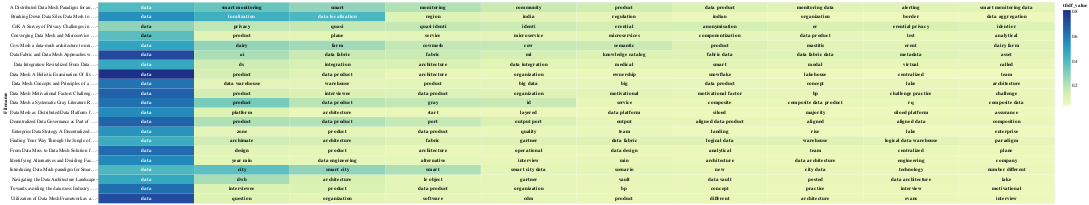

The code cell stored with this chart in its notebook:
### Code cell
# save(chart_tfidf, 'tfidf_heatmap.html')
chart_tfidf

### Figure 1 — Vega-Lite specification as saved in the notebook (floating-point values rounded to 4 significant figures; data arrays with more than 128 entries replaced by an {"elided": "..."} marker saying what was removed)
{"config": {"view": {"continuousWidth": 300, "continuousHeight": 300}}, "layer": [{"mark": {"type": "rect"}, "encoding": {"color": {"field": "tfidf_value", "type": "quantitative"}, "text": {"field": "topic_word", "type": "nominal"}, "x": {"axis": null, "field": "rank", "type": "ordinal"}, "y": {"field": "Filename", "type": "nominal"}}, "transform": [{"window": [{"op": "rank", "field": "", "as": "rank"}], "groupby": ["Filename"], "sort": [{"field": "tfidf_value", "order": "descending"}]}]}, {"mark": {"type": "text", "baseline": "middle", "fontWeight": "bold"}, "encoding": {"color": {"condition": {"test": "(datum.tfidf_value >= 0.4)", "value": "white"}, "value": "black"}, "text": {"field": "topic_word", "type": "nominal"}, "x": {"axis": null, "field": "rank", "type": "ordinal"}, "y": {"field": "Filename", "type": "nominal"}}, "transform": [{"window": [{"op": "rank", "field": "", "as": "rank"}], "groupby": ["Filename"], "sort": [{"field": "tfidf_value", "order": "descending"}]}]}], "data": {"name": "data-c4897a7a293ef49401ed502aaa2ad0da"}, "width": 2000, "$schema": "https://vega.github.io/schema/vega-lite/v5.15.1.json", "datasets": {"data-c4897a7a293ef49401ed502aaa2ad0da": {"elided": "210 records"}}}
